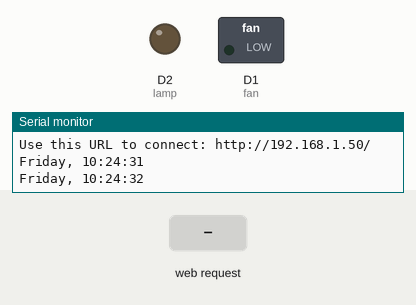
Bench run of a sketch on a simulated ESP8266 (NodeMCU). Shown: switched loads named in the sketch (green lamp = pin HIGH), output pins drawn as LEDs (lit = HIGH), the last lines printed to the serial monitor. The test bench sets the inputs (shaded band). WiFi joins after 1.5 s; servers stay silent unless stated; network time is answered at once with the bench clock; the local clock reads 2024-03-15 10:24:30 at power-on unless the sketch sets it.

Above: at 2.7 s.
2.8 s: HTTP request GET /LAMP=ON received
At 4.6 s:
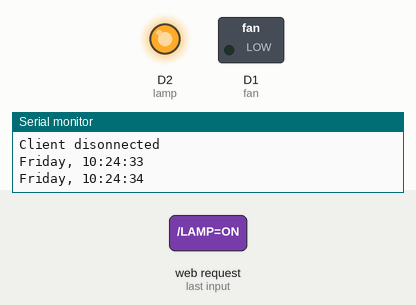
5.0 s: HTTP request GET /FAN=ON received
At 6.2 s:
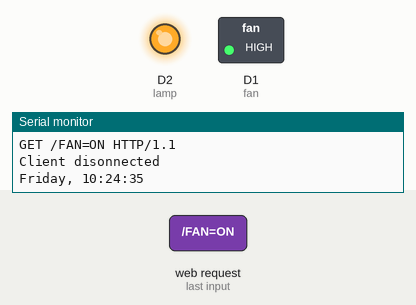
7.0 s: HTTP request GET /LAMP=OFF received
At 7.8 s:
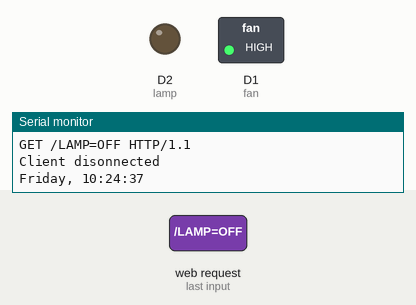
Timing chart, 0 to 10.0 s (numbered marks = the images above; inputs shaded):
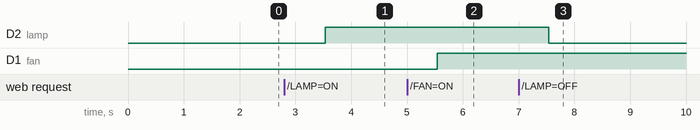

Measured:
- after the input at 2.8 s, D2 (lamp): LOW → HIGH after 0.74 s
- after the input at 5.0 s, D1 (fan): LOW → HIGH after 0.54 s
- after the input at 7.0 s, D2 (lamp): HIGH → LOW after 0.54 s

The sketch:

WiFi_LampAndFan_Relay.ino
```cpp
/*
Authors : Moch. Febryandana Nurfahri
Last Updates : 05 July 2020

This program aims to automate turning on/off 2 devices (lamp and fan, in this case) using WiFi and HTML page (without switch)
I use NodeMCU 1.0 (ESP-12E Module) and 2 channel 5V relay module
Feel free to use, modify, and distribute on your own
*/

#include <ESP8266WiFi.h>
#include <NTPClient.h>
#include <WiFiUdp.h>

const char* ssid = "WifiAnakBawah";     // Change this to your WiFI SSID
const char* password = "wifibawahh";    // Change this to your WiFI Password
const long utcOffsetInSeconds = 25200;  // UTC Offset in seconds (i.e : +07:00 * 3600 = 25200)

int lamp = D2;  // IO Port for lamp on microcontroller
int fan = D1;   // IO Port for fan on microcontroller

IPAddress IP(192,168,1,100);      // IP Address for microcontroller
IPAddress NETMASK(255,255,255,0);
IPAddress NETWORK(192,168,1,1);
IPAddress DNS(192,168,1,1);
WiFiServer server(80);

char daysOfTheWeek[7][12] = {"Sunday", "Monday", "Tuesday", "Wednesday", "Thursday", "Friday", "Saturday"};

// Define NTP Client to get time
WiFiUDP ntpUDP;
NTPClient timeClient(ntpUDP, "pool.ntp.org", utcOffsetInSeconds);

void setup() {
  Serial.begin(115200);
  timeClient.begin();

  pinMode(lamp, OUTPUT);
  pinMode(fan, OUTPUT);
  digitalWrite(lamp, LOW);
  digitalWrite(fan, LOW);

  // Connect to WiFi network
  Serial.println();
  Serial.println();
  Serial.print("Connecting to ");
  Serial.println(ssid);
  WiFi.begin(ssid, password);
  WiFi.config(IP, NETWORK, NETMASK, DNS);
  while (WiFi.status() != WL_CONNECTED) {
    delay(500);
    Serial.print(".");
  }
  Serial.println("");
  Serial.println("WiFi connected");

  // Start the server
  server.begin();
  Serial.println("Server started");

  // Print the IP address
  Serial.print("Use this URL to connect: ");
  Serial.print("http://");
  Serial.print(WiFi.localIP());
  Serial.println("/");
}

void loop() {
  timeClient.update();
  Serial.print(daysOfTheWeek[timeClient.getDay()]);
  Serial.print(", ");
  Serial.print(timeClient.getHours());
  Serial.print(":");
  Serial.print(timeClient.getMinutes());
  Serial.print(":");
  Serial.println(timeClient.getSeconds());
  delay(1000);

  // Check if a client has connected
  WiFiClient client = server.available();
  if (!client) {
    return;
  }

  // Wait until the client sends some data
  Serial.println("new client");
  while(!client.available()){
    delay(1);
  }

  // Read the first line of the request
  String request = client.readStringUntil('\r');
  Serial.println(request);
  client.flush();

  // Match the request
  int value1 = LOW;
  int value2 = LOW;

  // Set lamp according to the request
  if (request.indexOf("/LAMP=ON") != -1)  {
    digitalWrite(lamp, HIGH);
    value1 = HIGH;
  }
  if (request.indexOf("/LAMP=OFF") != -1)  {
    digitalWrite(lamp, LOW);
    value1 = LOW;
  }
  if (request.indexOf("/FAN=ON") != -1) {
    digitalWrite(fan, HIGH);
    value2 = HIGH;
  }
  if (request.indexOf("/FAN=OFF") != -1) {
    digitalWrite(fan, LOW);
    value2 = LOW;
  }

  // Mode alarm for lamp -- Experimental
  if(timeClient.getHours()== 5){
    digitalWrite(lamp, HIGH);
    value1 = HIGH;
    delay(3600000UL);
    digitalWrite(lamp, LOW);
    value1 = LOW;
  }

  // Return the response
  client.println("HTTP/1.1 200 OK");
  client.println("Content-Type: text/html");
  client.println(""); // do not forget this one

  // Html code
  client.println("<!DOCTYPE HTML>");
  client.println("<html>");

  client.print("Lamp pin is now: ");
  if(value1 == HIGH) {
    client.print("ON");
  } else {
    client.print("OFF");
  }
  client.println("<br><br>");
  client.println("<a href=\"/LAMP=ON\"\"><button>Turn On </button></a>");
  client.println("<a href=\"/LAMP=OFF\"\"><button>Turn Off </button></a><br />");
  client.println("<br><br><br>");

  client.print("Fan pin is now: ");
  if(value2 == HIGH) {
    client.print("ON");
  } else {
    client.print("OFF");
  }
  client.println("<br><br>");
  client.println("<a href=\"/FAN=ON\"\"><button>Turn On </button></a>");
  client.println("<a href=\"/FAN=OFF\"\"><button>Turn Off </button></a><br />");

  client.println("</html>");
  delay(1);

  // When client disconnected
  Serial.println("Client disonnected");
  Serial.println("");

}
```
